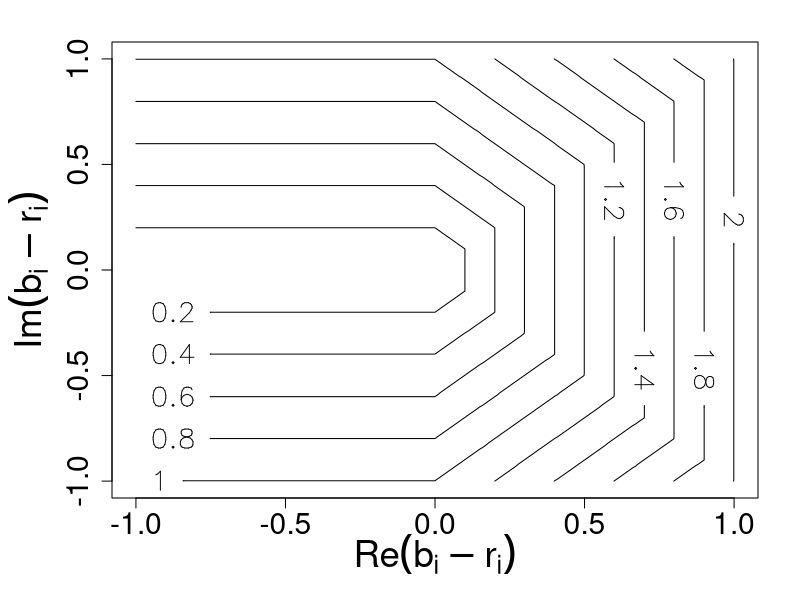
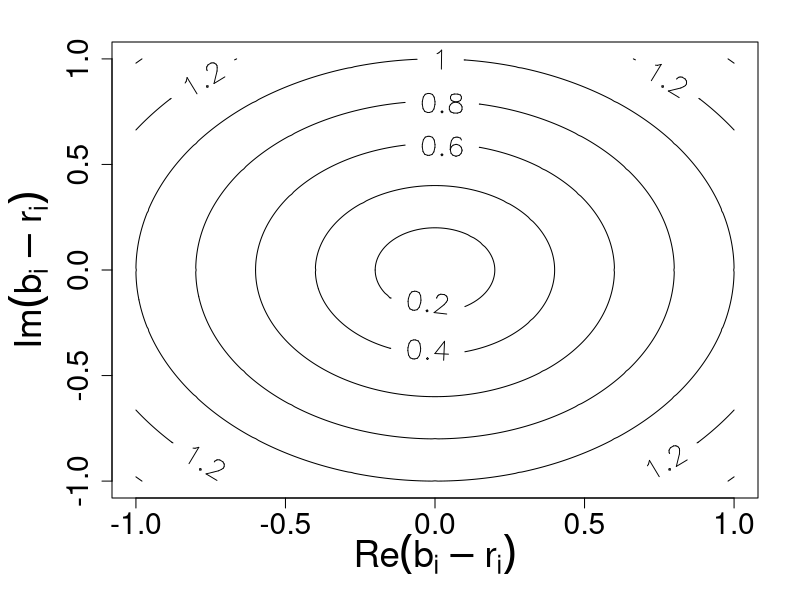

Write the R code that produced these figures, in order.
x = seq(-1,1,0.01)
fs = 1.8
fsc = 1.8


#complEx simple box, on differences
pdf("complex_simple_box.pdf",width=7,height=7)
op <- par(mar = c(5,5.5,2,2) +0.1)
contour(x,x,outer(x,x, function(x,y) pmax(0,x) + pmax(x,abs(y))),nlevels=10,cex.lab=fs+0.4, cex.axis=fs, cex.main=fs, cex.sub=fs, labcex=fsc, xlab=expression(Re(b[i]-r[i])), ylab=expression(Im(b[i]-r[i])))
dev.off()


#complex simple sphere
pdf("complex_simple_sphere.pdf",width=7,height=7)
op <- par(mar = c(5,5.5,2,2) +0.1)
contour(x,x,outer(x,x, function(x,y) sqrt(x*x + y*y)),nlevels=10,cex.lab=fs+0.4, cex.axis=fs, cex.main=fs, cex.sub=fs, labcex=fsc, xlab=expression(Re(b[i]-r[i])), ylab=expression(Im(b[i]-r[i])))
dev.off()

